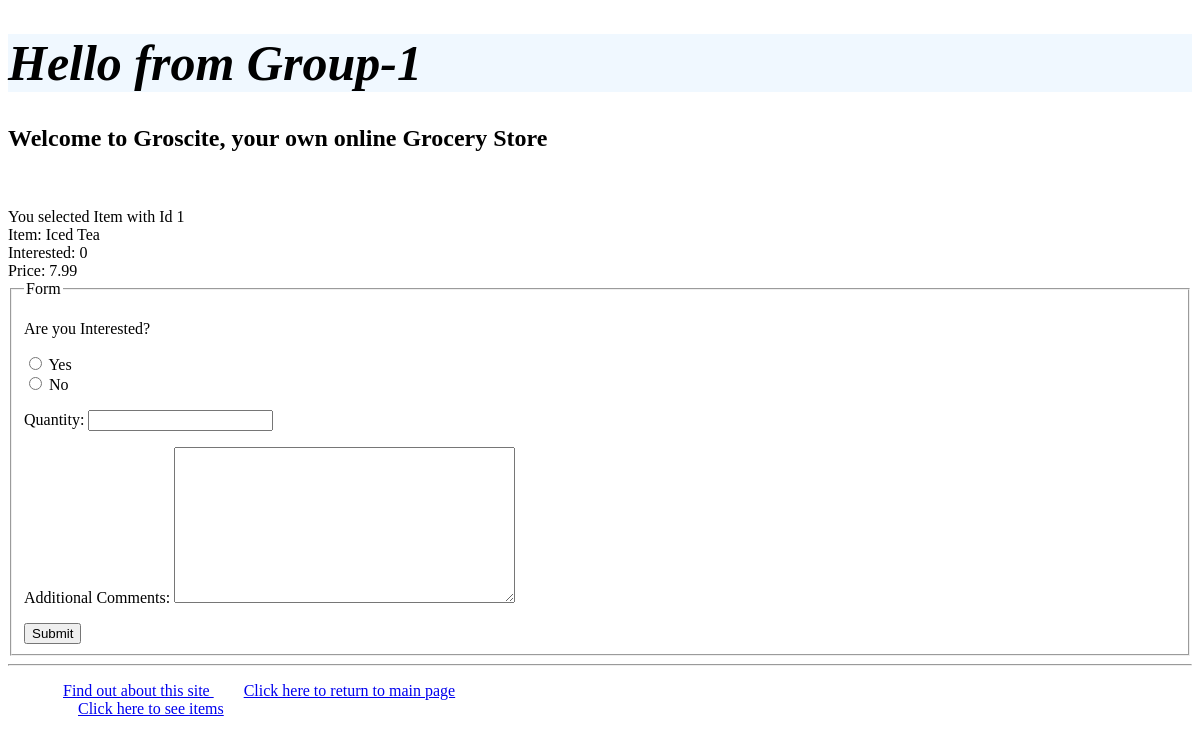
The app's page /myapp1/items/1/, older data.
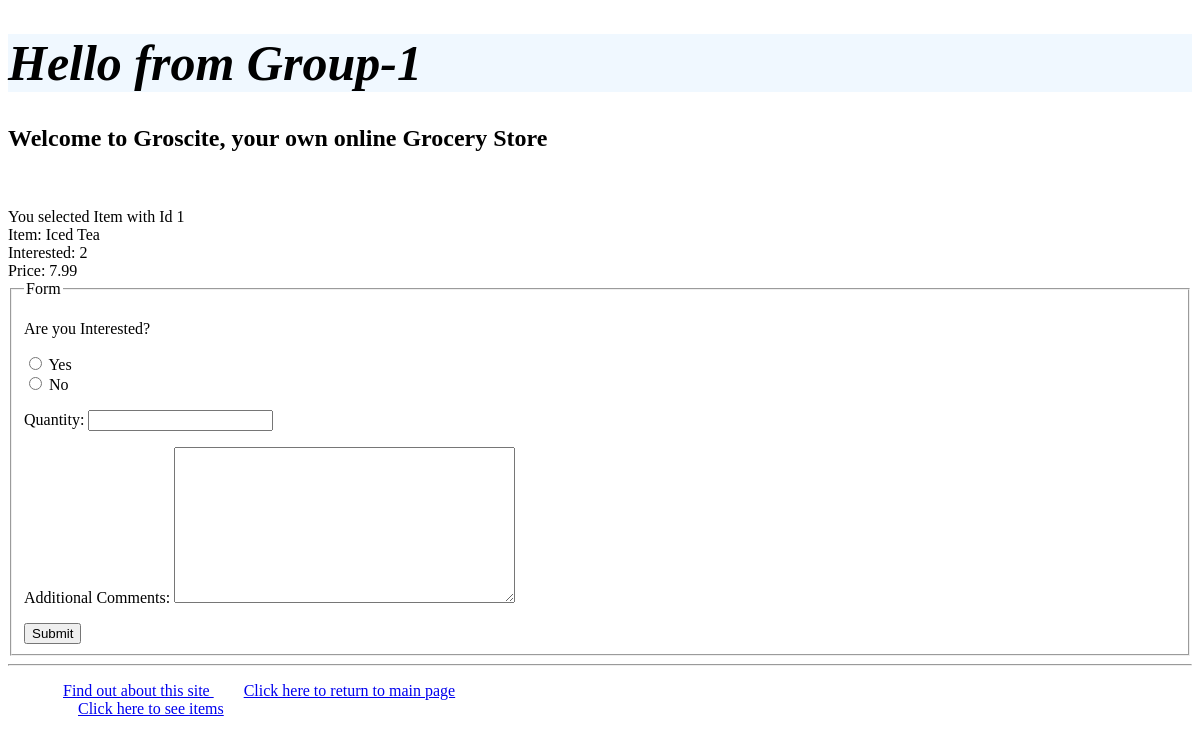
The same page, newer data.
### myapp1/models.py (models this page shows, shortened)
class Item(models.Model):
    type = models.ForeignKey(Type, related_name='items', on_delete=models.CASCADE)
    name = models.CharField(max_length=200)
    price = models.DecimalField(max_digits=10, decimal_places=2)
    stock = models.PositiveIntegerField(default=100)
    available = models.BooleanField(default=True)
    desc = models.TextField(blank=True, null=True)
    interested = models.PositiveIntegerField(default=0)

### myapp1/views.py (the view, shortened to what this page needs)
# urls.py: path('myapp1/items/<int:item_id>/', views.itemdetail, name='item'),
def itemdetail(request, item_id):
    try:
        item_by_id = Item.objects.get(id=item_id)
        form = InterestForm()
        return render(request, 'myapp1/itemdetail.html', {'item': item_by_id, 'form': form})
    except:
        context = {'msg': "Item with Item id " + str(item_id) + " does not exist!"}
        return render(request, 'myapp1/itemdetail.html', context)

### myapp1/forms.py
class InterestForm(forms.Form):
    choices = ((1, 'Yes'), (0, 'No'))
    interested = forms.ChoiceField(choices=choices, label='Are you Interested?', help_text='', widget=forms.RadioSelect)
    quantity = forms.IntegerField(min_value=1)
    comments = forms.CharField(label='Additional Comments', widget=forms.Textarea())

### myapp1/templates/myapp1/itemdetail.html (shortened to what this page needs)
{% extends 'myapp1/base.html' %}
{% block body_block %}
<br/>
<br/>
    {%if msg %}
        {{ msg }}
    {% else %}
    You selected Item with Id {{ item.id }}
    <br/>
    Item: {{ item.name }}
    <br/>
    Interested: {{ item.interested }}
    <br/>
    Price: {{ item.price }}
    {% endif %}
<div class="container">
    <form method="POST">
      <fieldset>
        <legend>Form</legend>
        {{ form.as_p }}
        <button type="submit" class="btn btn-primary">Submit</button>
      </fieldset>
    </form>
</div>
{% endblock %}

### myapp1/templates/myapp1/base.html (shortened to what this page needs)
<!DOCTYPE html>
{% load static %}
<html>
<head>
    <link rel="stylesheet" type="text/css" href="{% static 'myapp1/style.css' %}"/>
</head>
<body>
<div>
    <h1>{% block myhdg %} Hello from Group-1 {% endblock %}</h1>
    <h2> Welcome to Groscite, your own online Grocery Store</h2>
    {% block body_block %}*** {% endblock %}
</div>
<hr />
<div>
    <ul>
        <li class="hbar1"><a href="http://127.0.0.1:8000/myapp1/about/"> Find out about this site </a></li>
        <li class="hbar1"><a href = "{% url 'myapp1:index'%}"> Click here to return to main page </a><br/></li>
        <li class="hbar1"><a href = "{% url 'myapp1:item'%}"> Click here to see items </a><br/></li>
    </ul>
</div>
</body>

### myapp1/static/myapp1/style.css (style rules this page uses)
h1 { background-color: aliceblue; color: black; font-size: 50px; font-style: italic; position: relative; }
.hbar1 { display: inline; margin: 15px; }

Row changes from the older to the newer data that the page shows:
changed Item "Iced Tea": interested "0" → "2"
